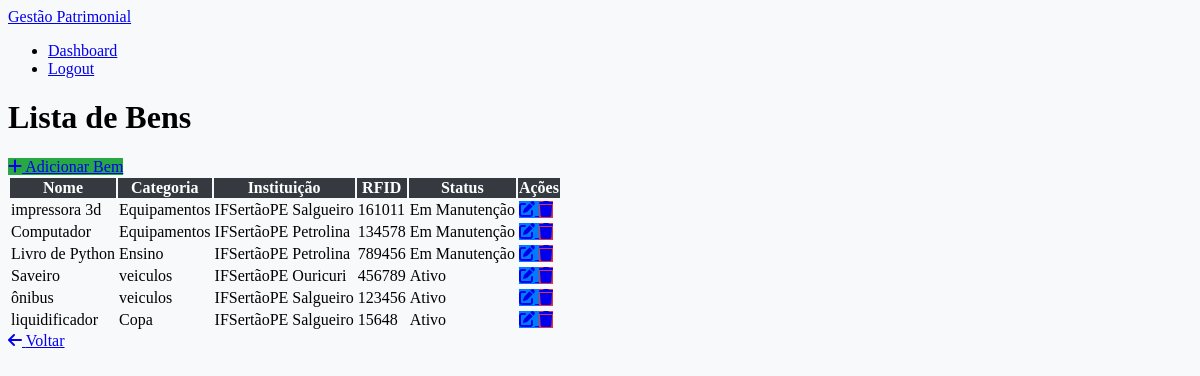
/bens/ (signed in), run on the app's committed database.
### gestao_patrimonio/models.py (models this page shows, shortened)
class Bem(models.Model):
    STATUS_CHOICES = [
        ('Ativo', 'Ativo'),
        ('Em Manutenção', 'Em Manutenção'),
    ]
    nome = models.CharField(max_length=140)
    descricao = models.TextField(blank=True, null=True)
    categoria = models.ForeignKey(Categoria, on_delete=models.SET_NULL, null=True)
    departamento = models.ForeignKey(Departamento, on_delete=models.SET_NULL, null=True)
    fornecedor = models.ForeignKey(Fornecedor, on_delete=models.SET_NULL, null=True)
    instituicao = models.ForeignKey(Instituicao, on_delete=models.SET_NULL, null=True)  # Nova relação com Instituicao
    data_aquisicao = models.DateField()
    valor_aquisicao = models.DecimalField(max_digits=10, decimal_places=2)
    rfid_tag = models.CharField(max_length=255, unique=True, blank=True, null=True)
    status = models.CharField(max_length=50, choices=STATUS_CHOICES, default='Ativo')  # Ativo, Em Manutenção, Descartado

class Categoria(models.Model):
    nome = models.CharField(max_length=255, unique=True)
    descricao = models.TextField(blank=True, null=True)
    def __str__(self):
        return self.nome

class Instituicao(models.Model):
    nome = models.CharField(max_length=255, unique=True)
    descricao = models.TextField(blank=True, null=True)

### gestao_patrimonio/views.py (the view)
# urls.py: path('bens/', views.bem_list, name='bem_list'),
@login_required
def bem_list(request):
    bens = Bem.objects.all()
    return render(request, 'bens/bem_list.html', {'bens': bens})

### gestao_patrimonio/templates/bens/bem_list.html (shortened to what this page needs)
{% extends 'base.html' %}
{% block content %}
<div class="container mt-5">
    <h1 class="text-center mb-4">Lista de Bens</h1>
    <div class="d-flex justify-content-between align-items-center mb-4">
        <a href="{% url 'bem_create' %}" class="btn btn-success">
            <i class="fas fa-plus"></i> Adicionar Bem
        </a>
    </div>
    <div class="table-responsive">
        <table class="table table-striped table-hover">
            <thead class="thead-dark">
                <tr>
                    <th scope="col">Nome</th>
                    <th scope="col">Categoria</th>
                    <th scope="col">Instituição</th>
                    <th scope="col">RFID</th>
                    <th scope="col">Status</th>
                    <th scope="col">Ações</th>
                </tr>
            </thead>
            <tbody>
                {% for bem in bens %}
                <tr>
                    <td>{{ bem.nome }}</td>
                    <td>{{ bem.categoria }}</td>
                    <td>{{ bem.instituicao.nome }}</td>
                    <td>{{ bem.rfid_tag }}</td>
                    <td>{{ bem.status }}</td>
                    <td>
                        <a href="{% url 'bem_update' bem.pk %}" class="btn btn-sm btn-primary" title="Editar">
                            <i class="fas fa-edit"></i>
                        </a>
                        <a href="{% url 'bem_delete' bem.pk %}" class="btn btn-sm btn-danger" title="Excluir">
                            <i class="fas fa-trash"></i>
                        </a>
                    </td>
                </tr>
                {% empty %}
                <tr>
                    <td colspan="6" class="text-center">Nenhum bem cadastrado.</td>
                </tr>
                {% endfor %}
            </tbody>
        </table>
    </div>
</div>
<link href="https://cdnjs.cloudflare.com/ajax/libs/font-awesome/6.0.0-beta3/css/all.min.css" rel="stylesheet">
<div class="text-center mt-4">
    <a href="{% url 'dashboard' %}" class="btn btn-secondary">
        <i class="fas fa-arrow-left"></i> Voltar
    </a>
</div>
{% endblock %}

### gestao_patrimonio/templates/bens/bem_list.html (style rules this page uses)
body { background: #f8f9fa; }
.table thead th { background-color: #343a40; color: #fff; }
.btn-success { background-color: #28a745; border: none; transition: background-color 0.3s ease; }
.btn-primary { background-color: #007bff; border: none; transition: background-color 0.3s ease; }
.btn-danger { background-color: #dc3545; border: none; transition: background-color 0.3s ease; }

### data on the page
Bem: nome "impressora 3d", categoria "Equipamentos", instituicao.nome "IFSertãoPE Salgueiro", rfid_tag "161011", status "Em Manutenção"
Bem: nome "Computador", categoria "Equipamentos", instituicao.nome "IFSertãoPE Petrolina", rfid_tag "134578", status "Em Manutenção"
Bem: nome "Livro de Python", categoria "Ensino", instituicao.nome "IFSertãoPE Petrolina", rfid_tag "789456", status "Em Manutenção"
Bem: nome "Saveiro", categoria "veiculos", instituicao.nome "IFSertãoPE Ouricuri", rfid_tag "456789", status "Ativo"
Bem: nome "ônibus", categoria "veiculos", instituicao.nome "IFSertãoPE Salgueiro", rfid_tag "123456", status "Ativo"
Bem: nome "liquidificador", categoria "Copa", instituicao.nome "IFSertãoPE Salgueiro", rfid_tag "15648", status "Ativo"
